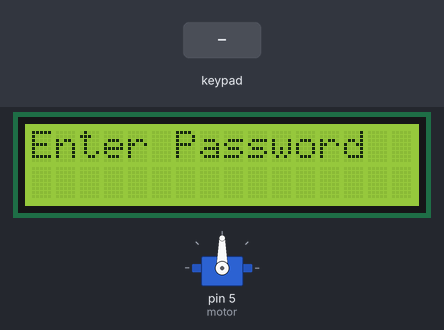
Recording of a sketch running on a simulated Arduino Uno, built with avr-gcc and run on an emulated ATmega328P. Parts: servo, 16×2 character LCD. Inputs (shaded band) come from the test bench.

Above: at 1.2 s.
1.3 s: keypad keys 1 3 1 2 1 1 1 0 # pressed 0.4 s apart
At 4.8 s:
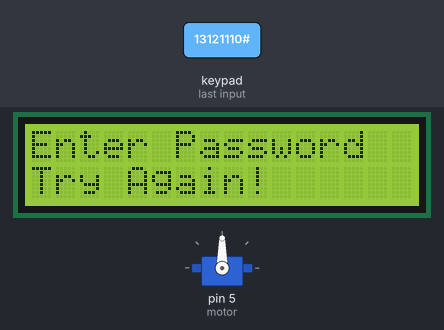
6.4 s: key 'A' pressed
At 7.4 s:
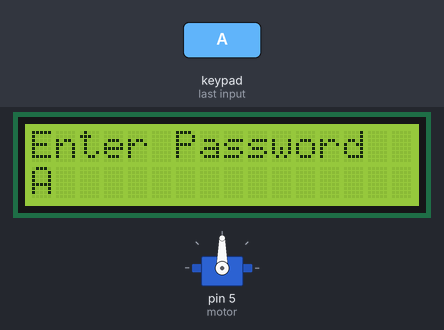
7.9 s: key 'B' pressed
At 8.4 s:
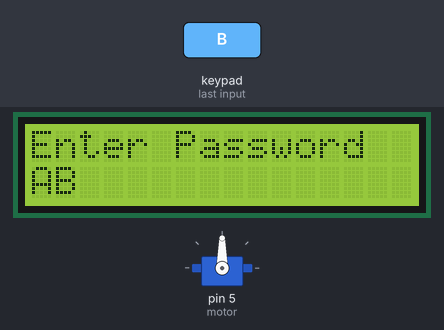
9.4 s: keypad keys 1 3 1 2 1 1 1 0 * pressed 0.4 s apart
At 13.2 s:
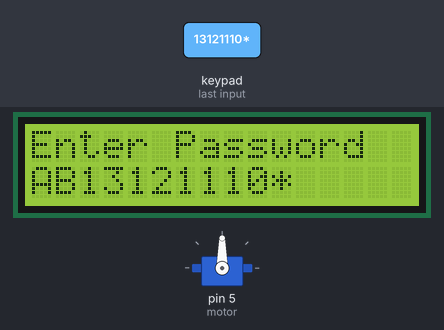
14.5 s: keypad keys 1 3 9 7 2 2 2 2 # pressed 0.4 s apart
At 18.5 s:
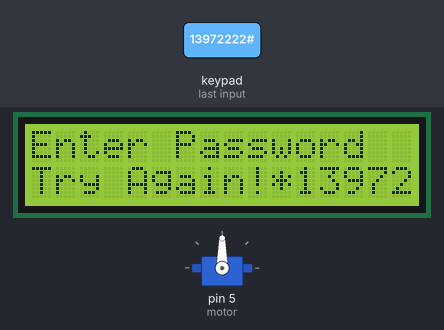
20.2 s: key 'C' pressed
At 21.3 s:
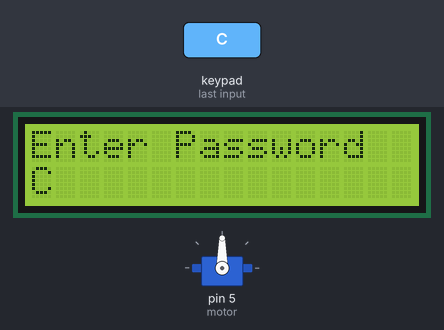
Timing chart, 0 to 22.7 s (numbered marks = the images above; inputs shaded):
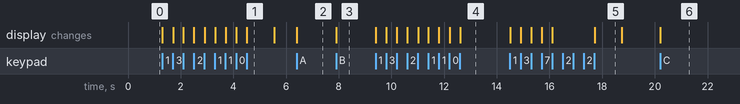

The sketch:

kapiSistem.ino
```cpp
#include <Servo.h> //servo lib
#include <Wire.h> //This library allows you to communicate with I2C/TWI devices
#include <Keypad.h> //keypad lab
#include <LiquidCrystal_I2C.h> // lcd 2x16 I2c lib

LiquidCrystal_I2C lcd(0x27,16,2);
Servo motor;
int digit = 0;
const byte line = 4;
const byte column = 4;
String entered_password="";
String password = "1";

char num_pad[line][column]=
{
  {'1','2','3','A'},
  {'4','5','6','B'},
  {'7','8','9','C'},
  {'*','0','#','D'}
};

byte linepin[line] = {13,12,11,10};
byte columnpin[column]= {9,8,7,6};

Keypad my_numpad= Keypad(makeKeymap(num_pad), linepin, columnpin, line, column);

void setup()
{

  motor.attach(5);
  pinMode(5, OUTPUT);
   lcd.init();
  lcd.backlight();
  lcd.setCursor(0,0);
  lcd.print("Enter Password");

}


void loop()
{

char key = my_numpad.getKey();  // keypadden gelen değer
  if (key != NO_KEY) {

     lcd.setCursor(digit,1);
      lcd.print(key);
       entered_password =entered_password + key;
     digit++;

  }


  if(key=='#'){

      if((entered_password.substring(0,digit-1)) == password) {
        lcd.setCursor(0,1);
        lcd.clear();
        lcd.print("Login sccssfl");
        lcd.setCursor(0,1);
        lcd.print("Door is openng");
        delay(3000);
        motor.write(180);
        lcd.clear();
        lcd.setCursor(3,0);
        lcd.print("WELCOME!");
        delay(3000);
        lcd.clear();
       for(int i=0; i<16; i++)
       {
        lcd.setCursor(i,1);
        lcd.print(" ");
       }
        entered_password = "";
        digit = 0;
       }

      else if (( entered_password.substring(0,digit-1) != password))  {
       lcd.setCursor(0,1);
       lcd.print("Try Again!");
       delay(1000);
       for(int i=0; i<16; i++)
       {
        lcd.setCursor(i,1);
        lcd.print(" ");
       }
        entered_password = "";
        digit = 0;

      }
    }
        }
```

Measured:
- after the input at 1.3 s, the display: first changes at once (image 1 shows a later state)
- after the input at 6.4 s, the display: changes at once (image 2)
- after the input at 7.9 s, the display: changes at once (image 3)
- after the input at 9.4 s, the display: first changes at once (image 4 shows a later state)
- after the input at 14.5 s, the display: first changes at once (image 5 shows a later state)
- after the input at 20.2 s, the display: changes at once (image 6)
- what the display in image 1 shows lasts 1.0 s, from 4.5 s to 5.5 s
